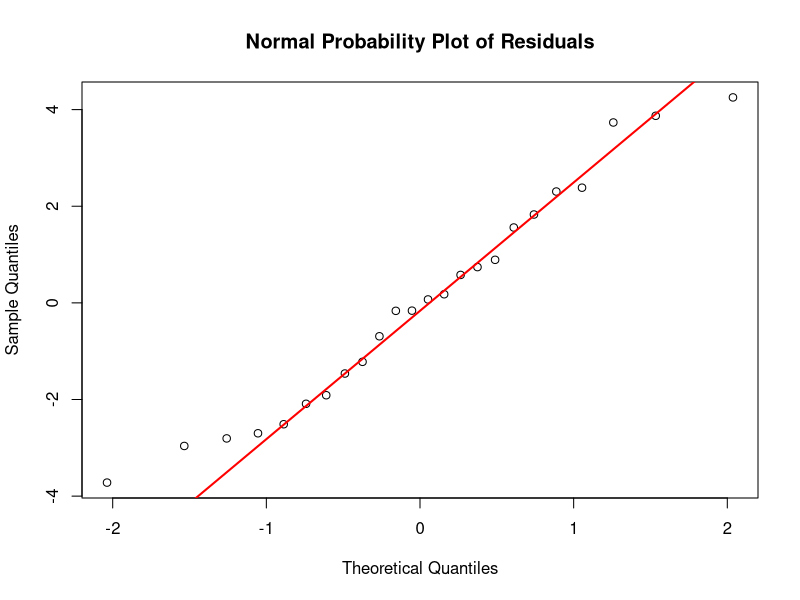
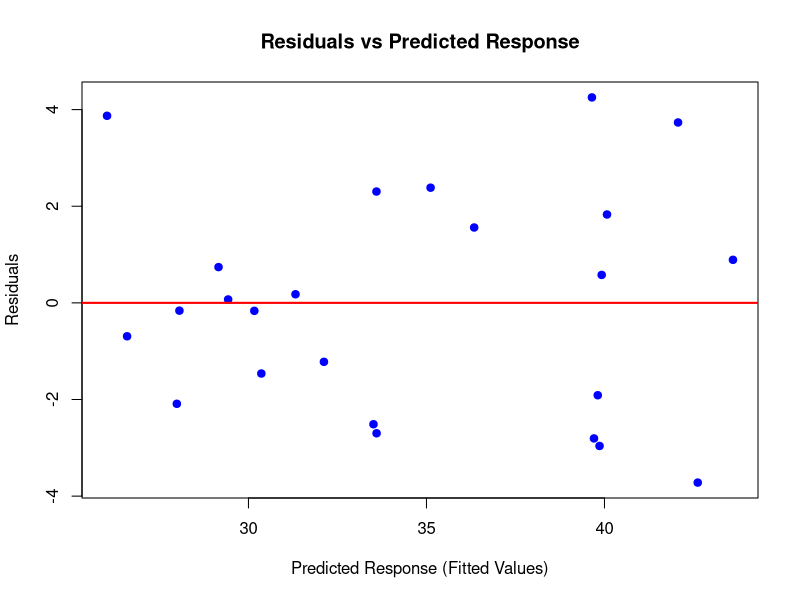
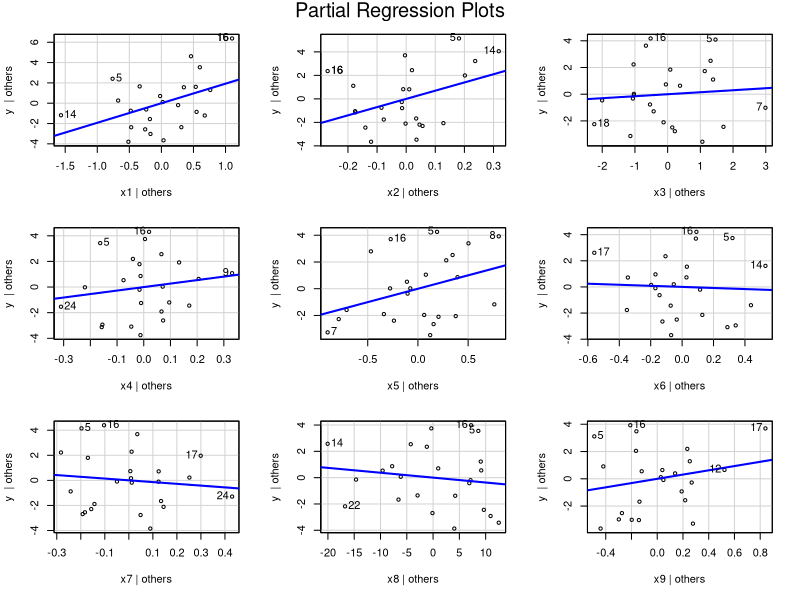

The R script that drew these images, in order:
# -----------------------------------------------------
# Problem: House Price Data Analysis (Multiple Regression)
# -----------------------------------------------------

# Load required libraries
library(readxl)
library(car)   # for partial regression plots

# Read data (file must be in the same directory as this script)
house <- read_excel("Homework4/data-table-B4.XLS")

# Fit multiple regression model
model <- lm(y ~ ., data = house)

# Summary of model
summary(model)

# -----------------------------------------------------
# (a) Normal probability plot of residuals
# -----------------------------------------------------
res <- resid(model)

qqnorm(res, main = "Normal Probability Plot of Residuals")
qqline(res, col = "red", lwd = 2)

# Interpretation:
# Points should roughly follow the red line for residuals to be normal.

# -----------------------------------------------------
# (b) Residuals vs Predicted Response
# -----------------------------------------------------
fitted_vals <- fitted(model)

plot(fitted_vals, res,
     main = "Residuals vs Predicted Response",
     xlab = "Predicted Response (Fitted Values)",
     ylab = "Residuals",
     pch = 19, col = "blue")
abline(h = 0, col = "red", lwd = 2)

# Interpretation:
# Random scatter → linear model appropriate.
# Pattern or funnel shape → nonlinearity or heteroscedasticity.

# -----------------------------------------------------
# (c) Partial regression plots
# -----------------------------------------------------
avPlots(model, main = "Partial Regression Plots")

# Interpretation:
# Check each plot; a roughly straight line indicates that variable contributes linearly.
# A flat or random pattern suggests that variable may not be significant.

# -----------------------------------------------------
# (d) Studentized and R-student residuals
# -----------------------------------------------------
# Standardized (studentized internal) residuals
stud_res <- rstandard(model)

# Externally studentized (R-student) residuals
rstudent_res <- rstudent(model)

# Combine results for viewing
residual_table <- cbind(
  house,
  Standardized_Residual = round(stud_res, 3),
  RStudent_Residual = round(rstudent_res, 3)
)

print(residual_table)

# Interpretation:
# Studentized residuals > |2| indicate potential outliers.
# R-student residuals (> |3|) are stronger evidence of influential points.
